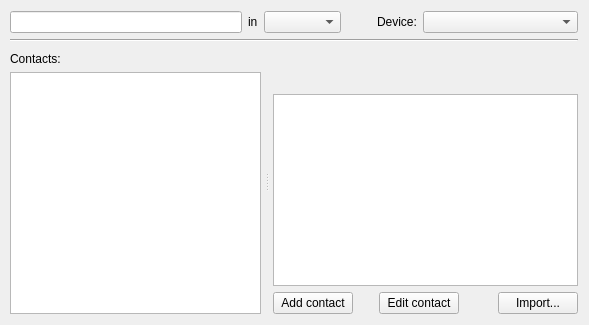
      <widget class="QWidget" name="contacts">
       <layout class="QVBoxLayout" name="verticalLayout_12">
        <property name="leftMargin">
         <number>10</number>
        </property>
        <item>
         <layout class="QHBoxLayout" name="contactsLayout">
          <property name="bottomMargin">
           <number>0</number>
          </property>
          <item>
           <widget class="SearchLineEdit" name="searchLine_2">
            <property name="sizePolicy">
             <sizepolicy hsizetype="Expanding" vsizetype="Fixed">
              <horstretch>3</horstretch>
              <verstretch>0</verstretch>
             </sizepolicy>
            </property>
           </widget>
          </item>
          <item>
           <widget class="QLabel" name="label_4">
            <property name="text">
             <string>in</string>
            </property>
           </widget>
          </item>
          <item>
           <widget class="QComboBox" name="typeBox">
            <property name="sizePolicy">
             <sizepolicy hsizetype="Expanding" vsizetype="Fixed">
              <horstretch>1</horstretch>
              <verstretch>0</verstretch>
             </sizepolicy>
            </property>
           </widget>
          </item>
          <item>
           <spacer name="horizontalSpacer_9">
            <property name="orientation">
             <enum>Qt::Horizontal</enum>
            </property>
            <property name="sizeType">
             <enum>QSizePolicy::Fixed</enum>
            </property>
            <property name="sizeHint" stdset="0">
             <size>
              <width>30</width>
              <height>20</height>
             </size>
            </property>
           </spacer>
          </item>
          <item>
           <widget class="QLabel" name="label_13">
            <property name="sizePolicy">
             <sizepolicy hsizetype="Preferred" vsizetype="Fixed">
              <horstretch>0</horstretch>
              <verstretch>0</verstretch>
             </sizepolicy>
            </property>
            <property name="text">
             <string>Device:</string>
            </property>
           </widget>
          </item>
          <item>
           <widget class="DeviceDatabaseViewCombobox" name="devicesBox_3">
            <property name="sizePolicy">
             <sizepolicy hsizetype="Expanding" vsizetype="Fixed">
              <horstretch>2</horstretch>
              <verstretch>0</verstretch>
             </sizepolicy>
            </property>
           </widget>
          </item>
         </layout>
        </item>
        <item>
         <widget class="Line" name="line_6">
          <property name="orientation">
           <enum>Qt::Horizontal</enum>
          </property>
         </widget>
        </item>
        <item>
         <widget class="QSplitter" name="contactsSplitter">
          <property name="sizePolicy">
           <sizepolicy hsizetype="Expanding" vsizetype="Expanding">
            <horstretch>0</horstretch>
            <verstretch>0</verstretch>
           </sizepolicy>
          </property>
          <property name="orientation">
           <enum>Qt::Horizontal</enum>
          </property>
          <property name="handleWidth">
           <number>12</number>
          </property>
          <widget class="QWidget" name="layoutWidget_4">
           <layout class="QVBoxLayout" name="verticalLayout_6">
            <property name="topMargin">
             <number>4</number>
            </property>
            <item>
             <widget class="QLabel" name="label_11">
              <property name="sizePolicy">
               <sizepolicy hsizetype="Preferred" vsizetype="Fixed">
                <horstretch>0</horstretch>
                <verstretch>0</verstretch>
               </sizepolicy>
              </property>
              <property name="text">
               <string>Contacts:</string>
              </property>
             </widget>
            </item>
            <item>
             <widget class="QListWidget" name="contactsList">
              <property name="contextMenuPolicy">
               <enum>Qt::CustomContextMenu</enum>
              </property>
              <property name="spacing">
               <number>1</number>
              </property>
              <property name="sortingEnabled">
               <bool>true</bool>
              </property>
             </widget>
            </item>
           </layout>
          </widget>
          <widget class="QWidget" name="layoutWidget">
           <layout class="QVBoxLayout" name="verticalLayout_11">
            <item>
             <layout class="QHBoxLayout" name="horizontalLayout_2">
              <property name="topMargin">
               <number>13</number>
              </property>
              <property name="bottomMargin">
               <number>13</number>
              </property>
              <item>
               <widget class="QLabel" name="nameLabel">
                <property name="sizePolicy">
                 <sizepolicy hsizetype="Expanding" vsizetype="Preferred">
                  <horstretch>0</horstretch>
                  <verstretch>0</verstretch>
                 </sizepolicy>
                </property>
                <property name="text">
                 <string/>
                </property>
                <property name="textFormat">
                 <enum>Qt::RichText</enum>
                </property>
                <property name="alignment">
                 <set>Qt::AlignCenter</set>
                </property>
                <property name="wordWrap">
                 <bool>true</bool>
                </property>
               </widget>
              </item>
              <item>
               <widget class="QLabel" name="pictureLabel">
                <property name="text">
                 <string/>
                </property>
                <property name="alignment">
                 <set>Qt::AlignCenter</set>
                </property>
               </widget>
              </item>
             </layout>
            </item>
            <item>
             <widget class="QTextBrowser" name="contactBrowser">
              <property name="sizePolicy">
               <sizepolicy hsizetype="Expanding" vsizetype="Expanding">
                <horstretch>0</horstretch>
                <verstretch>0</verstretch>
               </sizepolicy>
              </property>
             </widget>
            </item>
            <item>
             <layout class="QHBoxLayout" name="horizontalLayout_6">
              <item>
               <widget class="QPushButton" name="contactAddButton">
                <property name="text">
                 <string>Add contact</string>
                </property>
                <property name="icon">
                 <iconset resource="resource.qrc">
                  <normaloff>:/list-add-user</normaloff>:/list-add-user</iconset>
                </property>
               </widget>
              </item>
              <item>
               <spacer name="horizontalSpacer_11">
                <property name="orientation">
                 <enum>Qt::Horizontal</enum>
                </property>
                <property name="sizeType">
                 <enum>QSizePolicy::Fixed</enum>
                </property>
                <property name="sizeHint" stdset="0">
                 <size>
                  <width>20</width>
                  <height>20</height>
                 </size>
                </property>
               </spacer>
              </item>
              <item>
               <widget class="QPushButton" name="contactEditButton">
                <property name="text">
                 <string>Edit contact</string>
                </property>
                <property name="icon">
                 <iconset resource="resource.qrc">
                  <normaloff>:/user-properties</normaloff>:/user-properties</iconset>
                </property>
               </widget>
              </item>
              <item>
               <spacer name="horizontalSpacer_10">
                <property name="orientation">
                 <enum>Qt::Horizontal</enum>
                </property>
                <property name="sizeHint" stdset="0">
                 <size>
                  <width>40</width>
                  <height>20</height>
                 </size>
                </property>
               </spacer>
              </item>
              <item>
               <widget class="QPushButton" name="contactsImportButton">
                <property name="text">
                 <string>Import...</string>
                </property>
                <property name="icon">
                 <iconset resource="resource.qrc">
                  <normaloff>:/document-import</normaloff>:/document-import</iconset>
                </property>
               </widget>
              </item>
             </layout>
            </item>
           </layout>
          </widget>
         </widget>
        </item>
       </layout>
      </widget>
